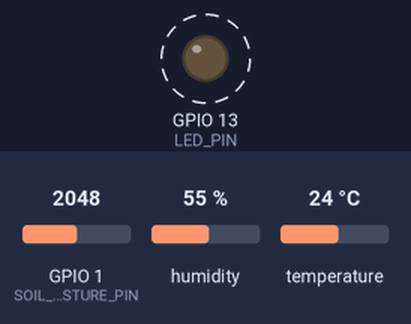
Bench run of a sketch on a simulated ESP32-S3. Parts: output pins drawn as LEDs (lit = HIGH). Dashed ring = blinking. The inputs (shaded band) are chosen by the test bench; at power-on: GPIO 1 (SOIL_MOISTURE_PIN) = 2048, humidity 55 %, temperature 24 °C (analog values on the 0–4095 scale). What the sketch prints to the serial monitor is not drawn.

Above: at 0.6 s.
Timing chart, 0 to 4.8 s (numbered marks = the images above):
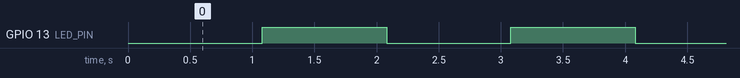

The sketch:

esp32_iot_dht22_soil_moisture.ino
```cpp
#include <DHT.h>

// USB serial bridge mode:
// The ESP32 sends JSON lines over USB serial.
// A Python script on the PC forwards the data to the FastAPI backend running on localhost.
const char* DEVICE_ID = "DEV001";

// =========================
// Sensor pins
// =========================
const int DHT_PIN = 4;
const int DHT_TYPE = DHT22;
const int SOIL_MOISTURE_PIN = 1;

// Soil sensor calibration values (runtime adjustable).
// Initialize with measured defaults; use serial 'd' (dry) and 'w' (wet) to calibrate.
int soilDryRaw = 3200;
int soilWetRaw = 1400;
const int SOIL_SAMPLES = 8;

DHT dht(DHT_PIN, DHT_TYPE);

unsigned long lastSendMs = 0;
const unsigned long SEND_INTERVAL_MS = 5000; // shorter for testing
unsigned long lastHeartbeatMs = 0;
const unsigned long HEARTBEAT_INTERVAL_MS = 1000;

// On-board LED for visual heartbeat. Change if your board uses a different pin.
const int LED_PIN = 13;

void logLine(const String& msg) {
  Serial.println(msg);
  Serial0.println(msg);
}

// expose raw ADC for debugging
int lastSoilRaw = 0;

float readSoilMoisturePercent() {
  long sum = 0;
  for (int i = 0; i < SOIL_SAMPLES; ++i) {
    sum += analogRead(SOIL_MOISTURE_PIN);
    delay(5);
  }
  int raw = (int)(sum / SOIL_SAMPLES);
  lastSoilRaw = raw;
  raw = constrain(raw, soilWetRaw, soilDryRaw);

  int mapped = map(raw, soilDryRaw, soilWetRaw, 0, 100);
  return constrain(mapped, 0, 100);
}

void emitReading(float temperature, float humidity, float soilMoisture) {
  String payload = "{\"deviceId\":\"";
  payload += DEVICE_ID;
  payload += "\",\"temperature\":";
  payload += String(temperature, 2);
  payload += ",\"humidity\":";
  payload += String(humidity, 2);
  payload += ",\"soilMoisture\":";
  payload += String(soilMoisture, 2);
  payload += ",\"soilRaw\":";
  payload += String(lastSoilRaw);
  payload += "}";

  logLine(payload);
}

void setup() {
  Serial.begin(115200);
  Serial0.begin(115200);
  delay(200);

  // On ESP32-S3, wait briefly for USB CDC serial to attach.
  unsigned long waitStart = millis();
  while (!Serial && (millis() - waitStart) < 5000) {
    delay(10);
  }

  analogReadResolution(12);
  dht.begin();
  // Initialize LED pin
  pinMode(LED_PIN, OUTPUT);
  digitalWrite(LED_PIN, LOW);

  // Force an immediate sensor send on first loop
  lastSendMs = millis() - SEND_INTERVAL_MS;
  logLine("ESP32-S3 sensor bridge ready");
  logLine("If you can read this, app serial output is working");
}

void loop() {
  if (millis() - lastHeartbeatMs >= HEARTBEAT_INTERVAL_MS) {
    lastHeartbeatMs = millis();
    logLine("[alive]");
    // Toggle LED for visual heartbeat
    digitalWrite(LED_PIN, !digitalRead(LED_PIN));
  }

  if (millis() - lastSendMs < SEND_INTERVAL_MS) {
    delay(200);
    return;
  }

  lastSendMs = millis();

  float humidity = dht.readHumidity();
  float temperature = dht.readTemperature();
  float soilMoisture = readSoilMoisturePercent();

  if (isnan(humidity) || isnan(temperature)) {
    logLine("Failed to read from DHT22 sensor");
    return;
  }

  logLine("Sensor readings:");
  logLine(String("Temperature: ") + String(temperature, 2));
  logLine(String("Humidity: ") + String(humidity, 2));
  logLine(String("Soil moisture: ") + String(soilMoisture, 2));

  emitReading(temperature, humidity, soilMoisture);
}
```

Measured:
- by itself, GPIO 13 (LED_PIN): alternates HIGH for 1.0 s and LOW for 1.0 s
